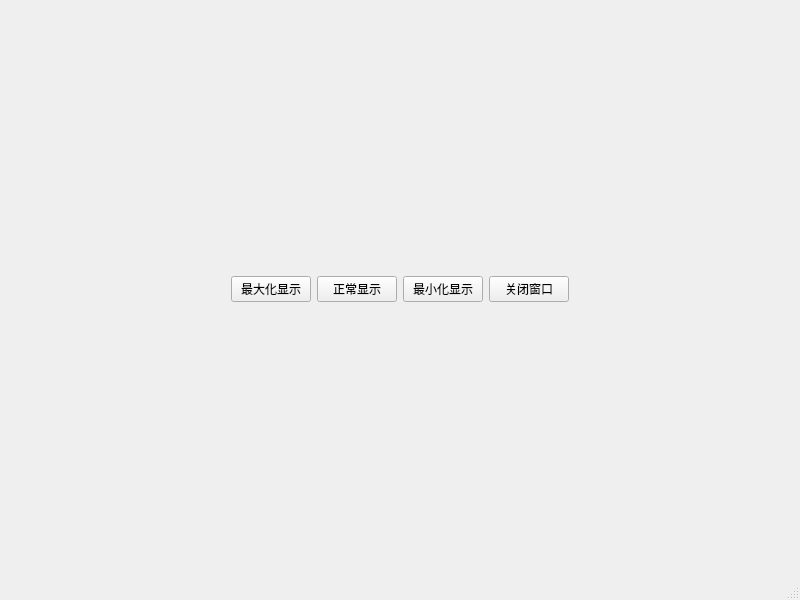
<?xml version="1.0" encoding="UTF-8"?>
<ui version="4.0">
 <class>MainWindow</class>
 <widget class="QMainWindow" name="MainWindow">
  <property name="geometry">
   <rect>
    <x>0</x>
    <y>0</y>
    <width>800</width>
    <height>600</height>
   </rect>
  </property>
  <property name="windowTitle">
   <string>MainWindow</string>
  </property>
  <widget class="QWidget" name="centralwidget">
   <layout class="QHBoxLayout" name="horizontalLayout">
    <item>
     <spacer name="horizontalSpacer">
      <property name="orientation">
       <enum>Qt::Horizontal</enum>
      </property>
      <property name="sizeHint" stdset="0">
       <size>
        <width>40</width>
        <height>20</height>
       </size>
      </property>
     </spacer>
    </item>
    <item>
     <widget class="QPushButton" name="btnMaxShow">
      <property name="text">
       <string>最大化显示</string>
      </property>
     </widget>
    </item>
    <item>
     <widget class="QPushButton" name="btnNormalShow">
      <property name="text">
       <string>正常显示</string>
      </property>
     </widget>
    </item>
    <item>
     <widget class="QPushButton" name="btnMinShow">
      <property name="text">
       <string>最小化显示</string>
      </property>
     </widget>
    </item>
    <item>
     <widget class="QPushButton" name="btnClose">
      <property name="text">
       <string>关闭窗口</string>
      </property>
     </widget>
    </item>
    <item>
     <spacer name="horizontalSpacer_2">
      <property name="orientation">
       <enum>Qt::Horizontal</enum>
      </property>
      <property name="sizeHint" stdset="0">
       <size>
        <width>40</width>
        <height>20</height>
       </size>
      </property>
     </spacer>
    </item>
   </layout>
  </widget>
  <widget class="QMenuBar" name="menubar">
   <property name="geometry">
    <rect>
     <x>0</x>
     <y>0</y>
     <width>800</width>
     <height>22</height>
    </rect>
   </property>
  </widget>
  <widget class="QStatusBar" name="statusbar"/>
 </widget>
 <resources/>
 <connections/>
</ui>
